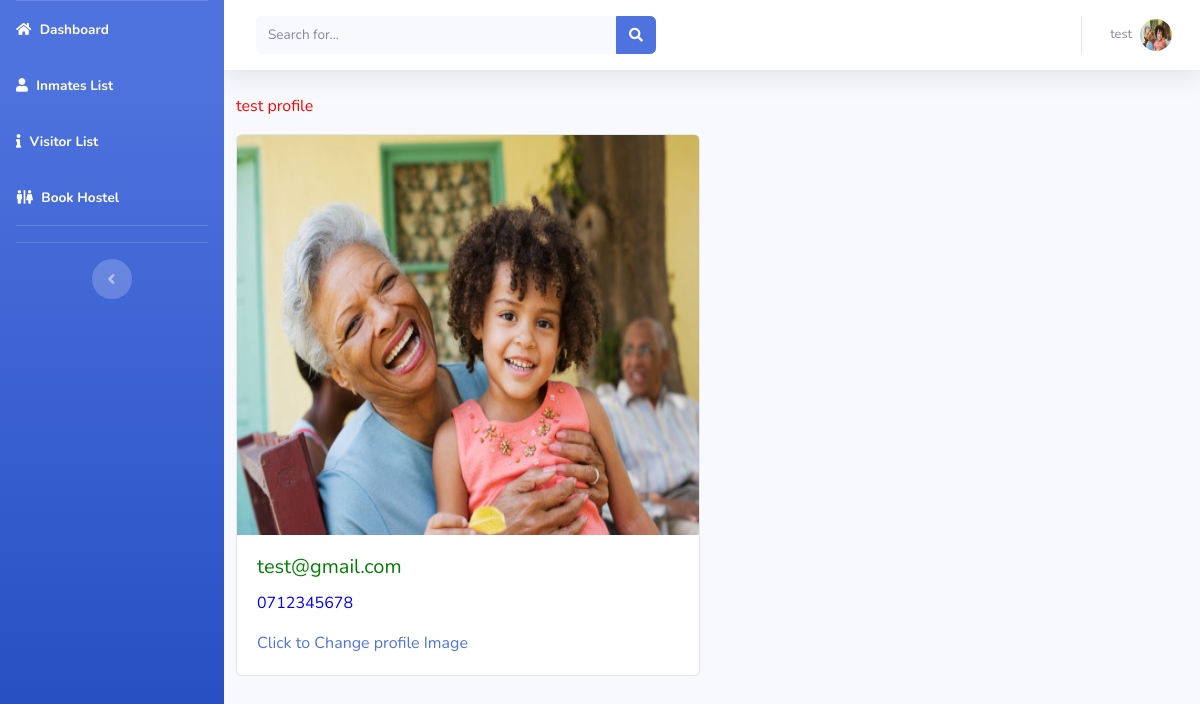
Screenshot of /profile.php (signed in) with the database file from the repository.
### tables this page shows
CREATE TABLE `users` (
  `id` int(11) NOT NULL,
  `fname` varchar(20) NOT NULL,
  `mname` varchar(20) NOT NULL,
  `lname` varchar(20) NOT NULL,
  `username` varchar(50) NOT NULL,
  `email` varchar(50) NOT NULL,
  `contact` varchar(50) NOT NULL,
  `password` varchar(50) NOT NULL,
  `creationdate` timestamp NOT NULL DEFAULT current_timestamp(),
  `status` int(11) NOT NULL,
  `profilepic` varchar(50) NOT NULL
);

### profile.php (the view, shortened to what this page needs)
<?php
include('includes/config.php');
?>
<!DOCTYPE html>
<html lang="en">
<head>
<link href="vendor/fontawesome-free/css/all.min.css" rel="stylesheet" type="text/css">
<link href="css/sb-admin-2.min.css" rel="stylesheet">
</head>
<body id="page-top">
<div id="wrapper">
<?php include "includes/sidebar.php"; ?>
<div id="content-wrapper" class="d-flex flex-column">
<div id="content">
<?php include "includes/header.php"; ?>
<?php
                    $email = $_SESSION['alogin'];
                    $sql2 = "SELECT *  FROM `users` WHERE `email`=:email;";
                    $query = $dbh->prepare($sql2);
                    $query->bindParam(':email', $email, PDO::PARAM_STR);
                    $query->execute();
                    $results = $query->fetchAll(PDO::FETCH_OBJ);
                    if ($query->rowCount() > 0) {
                        foreach ($results as $result) {?>
                        <div class="col-sm-6">
<p style="color:red"> <?php echo $result->username?> <span style="color:primary">profile</span></p>
<div class="card w-120 mb-3">
  <img class="card-img-top" width="100%" height="400px" class="img-fluid" src="photo/<?php echo $result->profilepic?>" alt="Card image cap">
  <div class="card-body">
    <h5 class="card-title" style="color:green;"><?php echo $result->email?></h5>
    <p class="card-text" style="color:blue;"><?php echo $result->contact?></p>
    <a href="change-profile.php?userid=<?php echo $result->id ?>">Click to Change
profile Image</a>
  </div>
</div>
<?php }}?>
</body>
</html>

### includes/header.php (shortened to what this page needs)
<nav class="navbar navbar-expand navbar-light bg-white topbar mb-4 static-top shadow">
    <form class="d-none d-sm-inline-block form-inline mr-auto ml-md-3 my-2 my-md-0 mw-100 navbar-search">
        <div class="input-group">
            <input type="text" class="form-control bg-light border-0 small" placeholder="Search for..."
                   aria-label="Search" aria-describedby="basic-addon2">
            <div class="input-group-append">
                <button class="btn btn-primary" type="button">
                    <i class="fas fa-search fa-sm"></i>
                </button>
            </div>
        </div>
    </form>
    <ul class="navbar-nav ml-auto">
        <li class="nav-item dropdown no-arrow">
            <a class="nav-link dropdown-toggle" href="#" id="userDropdown" role="button"
               data-toggle="dropdown" aria-haspopup="true" aria-expanded="false">
                <span class="mr-2 d-none d-lg-inline text-gray-600 small">
                    <?php
                    $email = $_SESSION['alogin'];
                    $sql2 = "SELECT users.* FROM `users` WHERE `email`=:email and status=1 ;";
                    $query = $dbh->prepare($sql2);
                    $query->bindParam(':email', $email, PDO::PARAM_STR);
                    $query->execute();
                    $results = $query->fetchAll(PDO::FETCH_OBJ);
                    if ($query->rowCount() > 0) {
                        foreach ($results as $result) {
                            echo $result->username;
                        }
                    ?></span>
                    <img class="img-profile rounded-circle"
                         src="photo/<?php echo $result->profilepic;} ?>">
                </a>
        </li>
    </ul>
</nav>

### rows the page displays
users: username "test", profilepic (picture), email "test@gmail.com", contact "0712345678"
